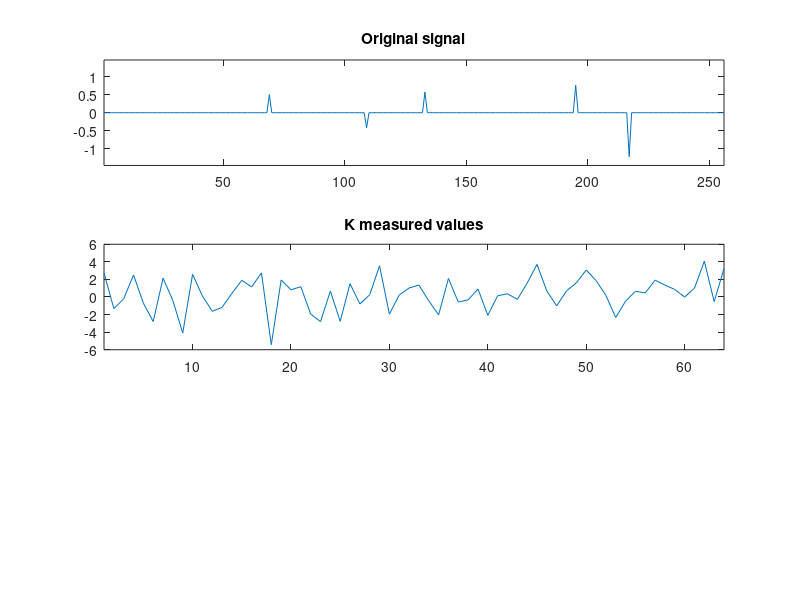

Source code (MATLAB): (Note: this script raises an error after producing the figure.)
% Initialize constants and variables
rng(0);                 % set RNG seed
N = 256;                % length of signal
P = 5;                  % number of non-zero peaks
K = 64;                 % number of measurements to take (N &lt; L)
x = zeros(N,1);         % original signal (P-sparse)

% Generate signal with P randomly spread values
peaks = randperm(N);
peaks = peaks(1:P);
x(peaks) = randn(1, P);
amp = 1.2*max(abs(x));
figure; subplot(3,1,1); plot(x); title('Original signal'); xlim([1 N]); ylim([-amp amp]);

% Obtain K measurements
A = randn(K, N);
y = A*x;
subplot(3,1,2); plot(y); title('K measured values'); xlim([1 K]);

% Perform Compressed Sensing recovery
x0 = A.'*y;
xp = l1eq_pd(x0, A, [], y);
subplot(3,1,3); plot(real(xp)); title('Recovered signal'); xlim([1 N]); ylim([-amp amp]);